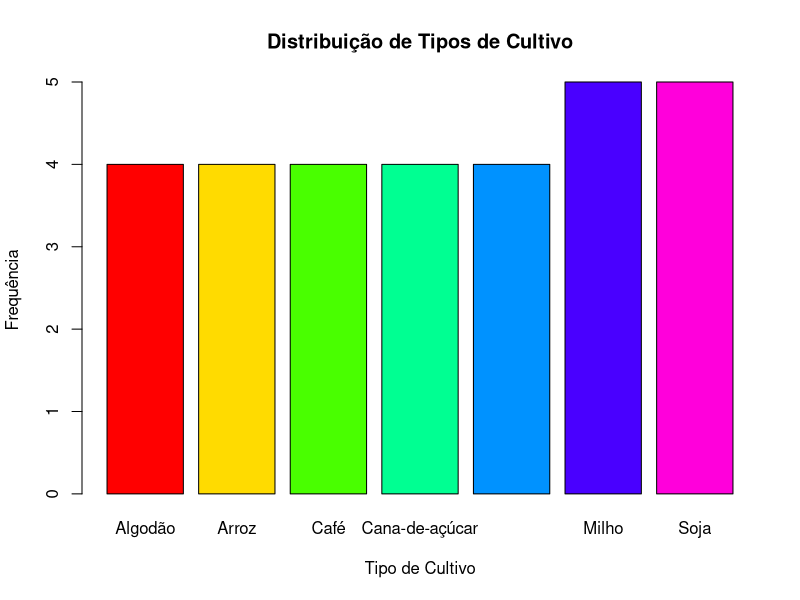
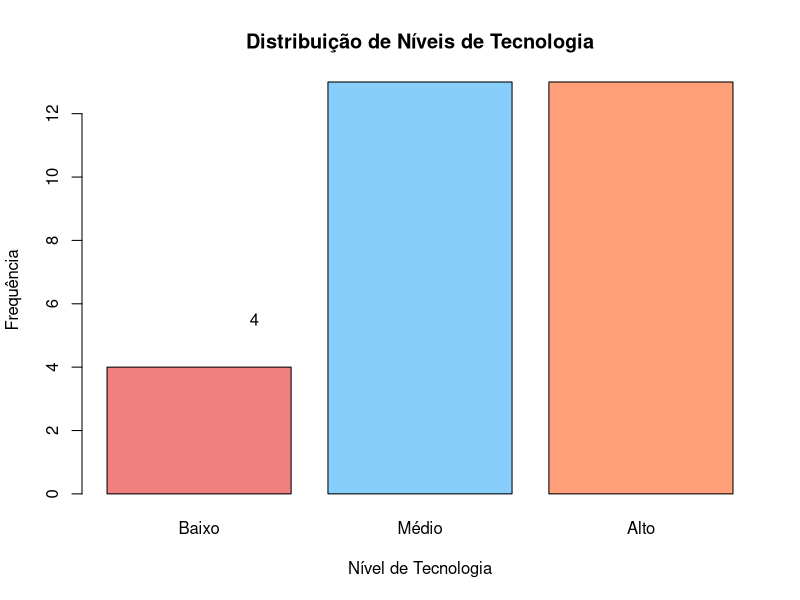

The R script that drew these images, in order:

# FatimaCandal_RM563003_fase2_cap7
# LeviMarques_RM565557_fase2_cap7

#instalacao de pacote 
#install.packages("readxl") 

#comando setwd, determina um diretorio de trabalho.
setwd("C:/FIAP") 

# Carregar os dados (se ainda não estiverem carregados)
library(readxl)
dados <- read_excel("agro.xlsx")

# Escolher a variável qualitativa nominal: Tipo de Cultivo
tipo_cultivo <- dados$`Tipo de Cultivo`

# Criar tabela de frequência
tabela_frequencia <- table(tipo_cultivo)

# Análise Gráfica: Gráfico de Barras
barplot(tabela_frequencia, main = "Distribuição de Tipos de Cultivo",
        xlab = "Tipo de Cultivo", ylab = "Frequência", col = rainbow(length(tabela_frequencia)))

# Adicionar rótulos com as frequências
text(x = 1:length(tabela_frequencia), y = tabela_frequencia + 1, labels = tabela_frequencia, pos = 3)

# Escolher a variável qualitativa ordinal: Nível de Tecnologia
nivel_tecnologia <- factor(dados$`Nível de Tecnologia`, levels = c("Baixo", "Médio", "Alto"), ordered = TRUE)

# Criar tabela de frequência
tabela_frequencia_tec <- table(nivel_tecnologia)

# Análise Gráfica: Gráfico de Barras (ordenado)
barplot(tabela_frequencia_tec, main = "Distribuição de Níveis de Tecnologia",
        xlab = "Nível de Tecnologia", ylab = "Frequência", col = c("lightcoral", "lightskyblue", "lightsalmon"))

# Adicionar rótulos com as frequências
text(x = 1:length(tabela_frequencia_tec), y = tabela_frequencia_tec + 1, labels = tabela_frequencia_tec, pos = 3)
